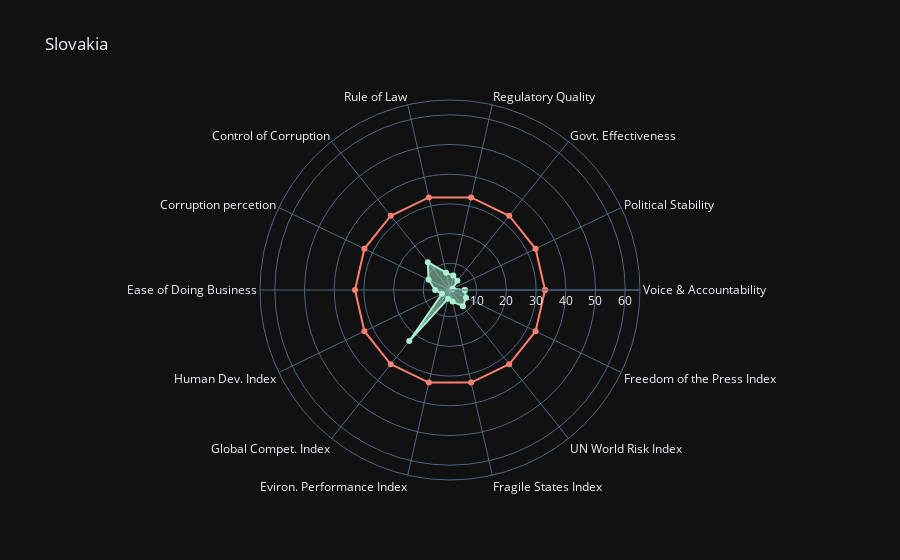
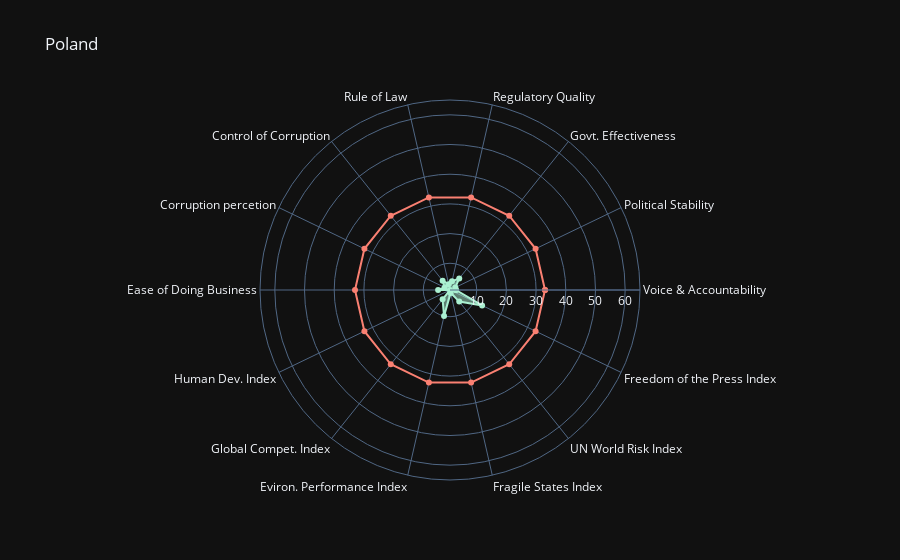
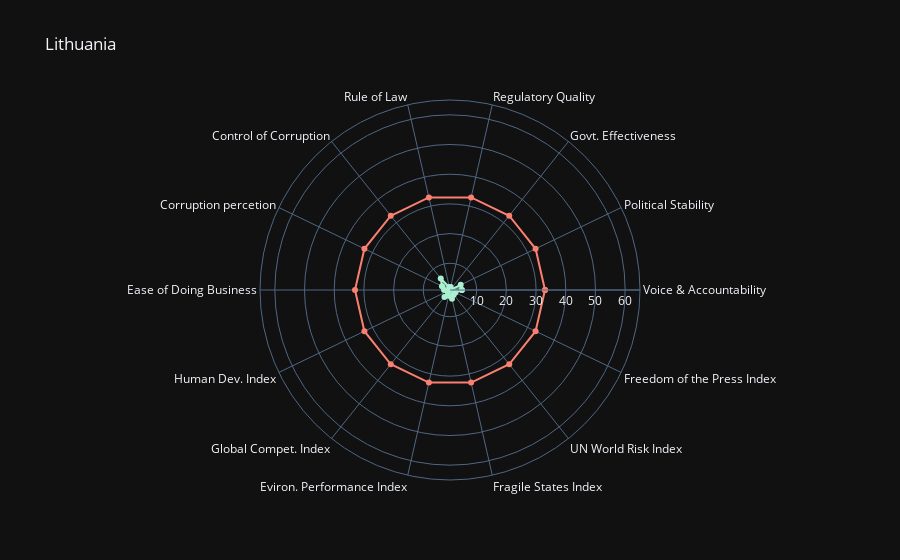
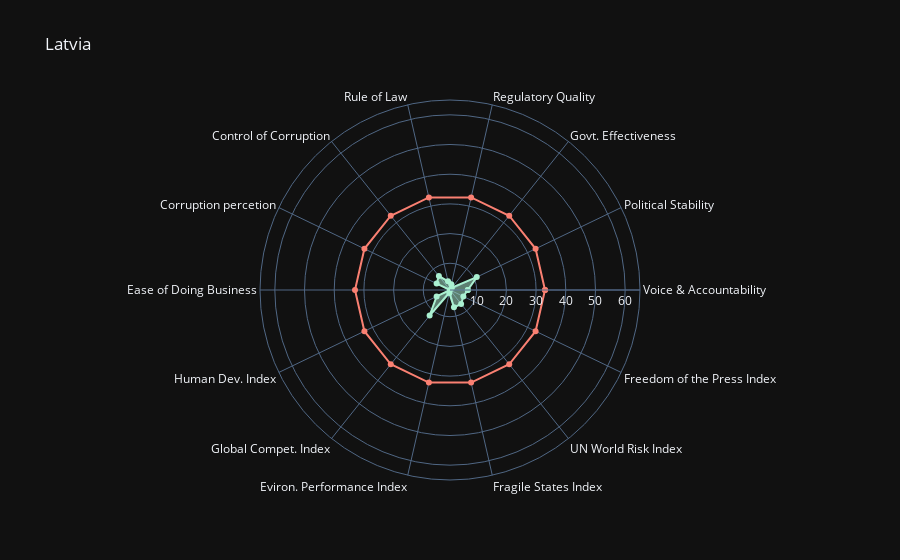

Notebook cell for these charts, in order:
### Markdown cell above
А теперь давайте построим самостоятельно графики для всех наших стран.

### Code cell
for country in df['Country']:
    trace0 = go.Scatterpolar(
      r = df[df['Country'] == country].loc[:,"Voice & Accountability":].values[0], # данные на шкалы 
      theta = col_names, # подписи шкал
      fill = 'toself', # заливка
      name = country,
      marker = dict(color = '#aaf0d1')
    )
    
    trace_median= go.Scatterpolar(
          r = df.loc[:,"Voice & Accountability":].median().values,
          theta = col_names,
          fill = 'none',
          name = 'Median',
          marker = dict(color = '#fa8072')
        )

    layout = go.Layout(
        title = country,
        template="plotly_dark",
        polar = dict(
        radialaxis = dict(
          visible = True,
          range = [65, 1] # инвертируем шкалу, чтобы данные воспринимались интутивно - 65 теперь в центре, а 1 на перефирии        )
      ),
      showlegend = False
    )

    fig = go.Figure(data=[trace0, trace_median], layout=layout)
    fig.show()

### Figure 1 — Plotly figure (JSON) as saved in the notebook; plotly's stock layout.template omitted (floating-point values rounded to 4 significant figures)
{"data": [{"fill": "toself", "marker": {"color": "#aaf0d1"}, "name": "Slovakia", "r": [6, 2, 5, 6, 7, 13, 9, 6, 4, 23, 4, 5, 8, 7, 6], "theta": ["Voice & Accountability", "Political Stability", "Govt. Effectiveness", "Regulatory Quality", "Rule of Law", "Control of Corruption", "Corruption percetion", "Ease of Doing Business", "Human Dev. Index", "Global Compet. Index", "Eviron. Performance Index", "Fragile States Index", "UN World Risk Index", "Freedom of the Press Index", "Voice & Accountability"], "type": "scatterpolar"}, {"fill": "none", "marker": {"color": "#fa8072"}, "name": "Median", "r": [33, 33, 33, 33, 33, 33, 33, 33, 33, 33, 33, 33, 33, 33, 33], "theta": ["Voice & Accountability", "Political Stability", "Govt. Effectiveness", "Regulatory Quality", "Rule of Law", "Control of Corruption", "Corruption percetion", "Ease of Doing Business", "Human Dev. Index", "Global Compet. Index", "Eviron. Performance Index", "Fragile States Index", "UN World Risk Index", "Freedom of the Press Index", "Voice & Accountability"], "type": "scatterpolar"}], "layout": {"polar": {"radialaxis": {"range": [1, 65], "visible": true}}, "showlegend": false, "title": {"text": "Slovakia"}}}

### Figure 2 — Plotly figure (JSON) as saved in the notebook; plotly's stock layout.template omitted (floating-point values rounded to 4 significant figures)
{"data": [{"fill": "toself", "marker": {"color": "#aaf0d1"}, "name": "Poland", "r": [3, 3, 6, 4, 3, 5, 3, 5, 1, 5, 10, 2, 6, 13, 3], "theta": ["Voice & Accountability", "Political Stability", "Govt. Effectiveness", "Regulatory Quality", "Rule of Law", "Control of Corruption", "Corruption percetion", "Ease of Doing Business", "Human Dev. Index", "Global Compet. Index", "Eviron. Performance Index", "Fragile States Index", "UN World Risk Index", "Freedom of the Press Index", "Voice & Accountability"], "type": "scatterpolar"}, {"fill": "none", "marker": {"color": "#fa8072"}, "name": "Median", "r": [33, 33, 33, 33, 33, 33, 33, 33, 33, 33, 33, 33, 33, 33, 33], "theta": ["Voice & Accountability", "Political Stability", "Govt. Effectiveness", "Regulatory Quality", "Rule of Law", "Control of Corruption", "Corruption percetion", "Ease of Doing Business", "Human Dev. Index", "Global Compet. Index", "Eviron. Performance Index", "Fragile States Index", "UN World Risk Index", "Freedom of the Press Index", "Voice & Accountability"], "type": "scatterpolar"}], "layout": {"polar": {"radialaxis": {"range": [1, 65], "visible": true}}, "showlegend": false, "title": {"text": "Poland"}}}

### Figure 3 — Plotly figure (JSON) as saved in the notebook; plotly's stock layout.template omitted (floating-point values rounded to 4 significant figures)
{"data": [{"fill": "toself", "marker": {"color": "#aaf0d1"}, "name": "Lithuania", "r": [5, 5, 1, 2, 2, 6, 4, 3, 2, 4, 3, 4, 3, 3, 5], "theta": ["Voice & Accountability", "Political Stability", "Govt. Effectiveness", "Regulatory Quality", "Rule of Law", "Control of Corruption", "Corruption percetion", "Ease of Doing Business", "Human Dev. Index", "Global Compet. Index", "Eviron. Performance Index", "Fragile States Index", "UN World Risk Index", "Freedom of the Press Index", "Voice & Accountability"], "type": "scatterpolar"}, {"fill": "none", "marker": {"color": "#fa8072"}, "name": "Median", "r": [33, 33, 33, 33, 33, 33, 33, 33, 33, 33, 33, 33, 33, 33, 33], "theta": ["Voice & Accountability", "Political Stability", "Govt. Effectiveness", "Regulatory Quality", "Rule of Law", "Control of Corruption", "Corruption percetion", "Ease of Doing Business", "Human Dev. Index", "Global Compet. Index", "Eviron. Performance Index", "Fragile States Index", "UN World Risk Index", "Freedom of the Press Index", "Voice & Accountability"], "type": "scatterpolar"}], "layout": {"polar": {"radialaxis": {"range": [1, 65], "visible": true}}, "showlegend": false, "title": {"text": "Lithuania"}}}

### Figure 4 — Plotly figure (JSON) as saved in the notebook; plotly's stock layout.template omitted (floating-point values rounded to 4 significant figures)
{"data": [{"fill": "toself", "marker": {"color": "#aaf0d1"}, "name": "Latvia", "r": [7, 11, 2, 3, 4, 7, 6, 1, 6, 12, 2, 7, 7, 6, 7], "theta": ["Voice & Accountability", "Political Stability", "Govt. Effectiveness", "Regulatory Quality", "Rule of Law", "Control of Corruption", "Corruption percetion", "Ease of Doing Business", "Human Dev. Index", "Global Compet. Index", "Eviron. Performance Index", "Fragile States Index", "UN World Risk Index", "Freedom of the Press Index", "Voice & Accountability"], "type": "scatterpolar"}, {"fill": "none", "marker": {"color": "#fa8072"}, "name": "Median", "r": [33, 33, 33, 33, 33, 33, 33, 33, 33, 33, 33, 33, 33, 33, 33], "theta": ["Voice & Accountability", "Political Stability", "Govt. Effectiveness", "Regulatory Quality", "Rule of Law", "Control of Corruption", "Corruption percetion", "Ease of Doing Business", "Human Dev. Index", "Global Compet. Index", "Eviron. Performance Index", "Fragile States Index", "UN World Risk Index", "Freedom of the Press Index", "Voice & Accountability"], "type": "scatterpolar"}], "layout": {"polar": {"radialaxis": {"range": [1, 65], "visible": true}}, "showlegend": false, "title": {"text": "Latvia"}}}
